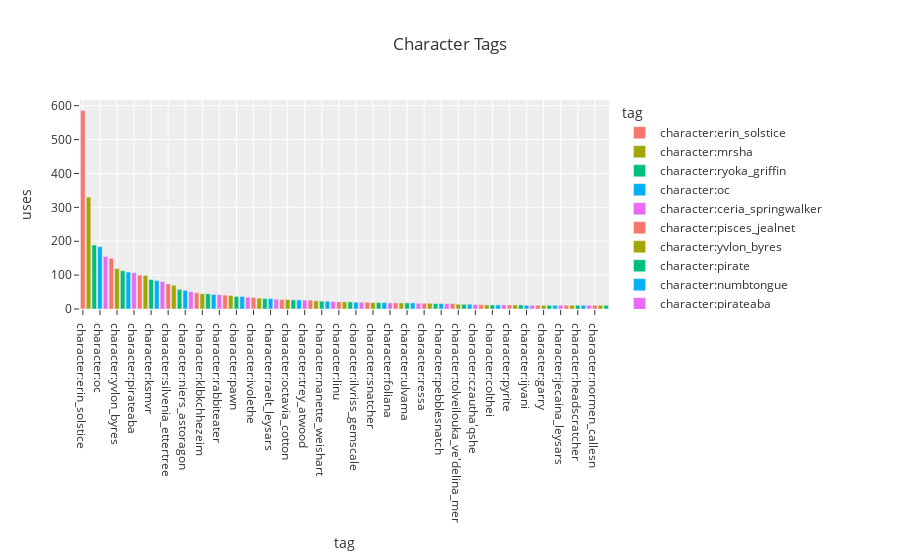

The cell this chart's notebook holds for it:
### Markdown cell above
### Character Tags

### Code cell
character_tags = tags.query("tag.str.startswith('character:') & uses > 10")
character_tags.head()

px.bar(
    character_tags,
    x="tag",
    y="uses",
    color="tag",
    title="Character Tags",
    height=PX_DEFAULT_HEIGHT,
).show()
